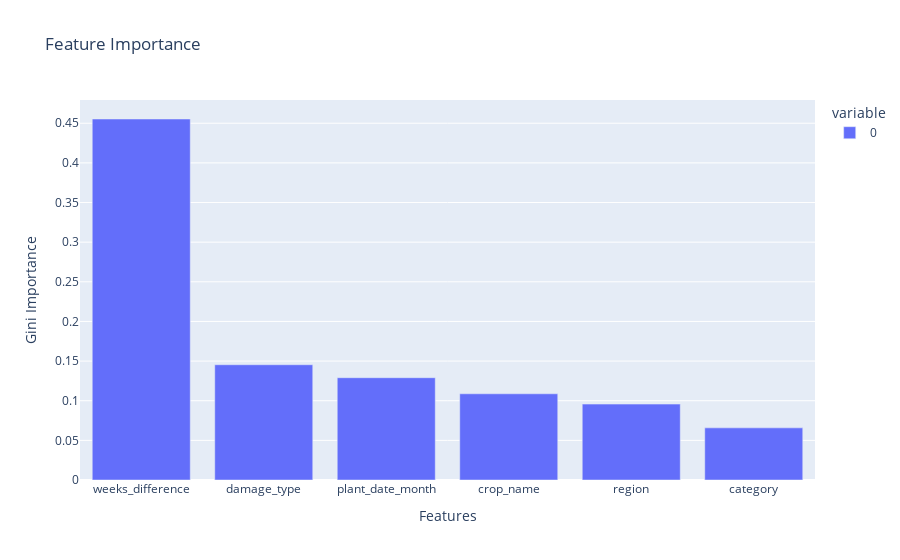

Notebook cell for this chart:
### Code cell
fig = px.bar(feat_imp, title="Feature Importance")
fig.update_layout(xaxis_title="Features", yaxis_title="Gini Importance")
fig.show()

### Figure 1 — Plotly figure (JSON) as saved in the notebook; plotly's stock layout.template omitted (floating-point values rounded to 4 significant figures)
{"data": [{"hovertemplate": "variable=0<br>index=%{x}<br>value=%{y}<extra></extra>", "legendgroup": "0", "marker": {"color": "#636efa", "pattern": {"shape": ""}}, "name": "0", "orientation": "v", "showlegend": true, "textposition": "auto", "type": "bar", "x": ["weeks_difference", "damage_type", "plant_date_month", "crop_name", "region", "category"], "xaxis": "x", "y": [0.4553, 0.1454, 0.129, 0.1087, 0.09574, 0.06576], "yaxis": "y"}], "layout": {"barmode": "relative", "legend": {"title": {"text": "variable"}, "tracegroupgap": 0}, "title": {"text": "Feature Importance"}, "xaxis": {"anchor": "y", "domain": [0, 1], "title": {"text": "Features"}}, "yaxis": {"anchor": "x", "domain": [0, 1], "title": {"text": "Gini Importance"}}}}
